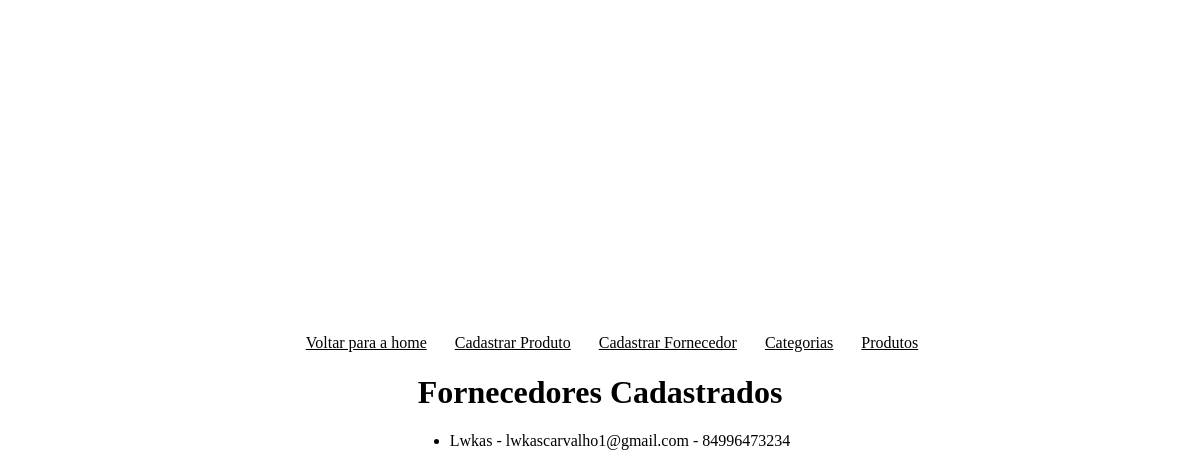
Page /loja/listar-fornecedores/ on the earlier database version.
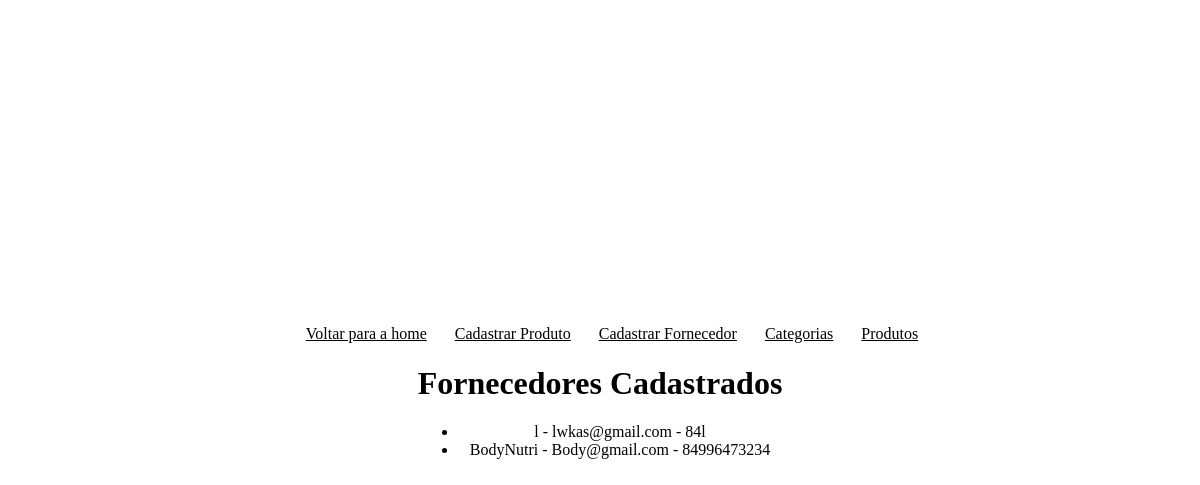
Same page on the later database version.
### loja/models.py (models this page shows, shortened)
class Fornecedor(models.Model):
    nome = models.CharField(max_length=100)
    email = models.EmailField()
    telefone = models.CharField(max_length=20)

### loja/views.py (the view)
# urls.py: path('listar-fornecedores/', FornecedorListView.as_view(), name='listar_fornecedores'),
class FornecedorListView(ListView):
    model = Fornecedor
    template_name = 'loja/listar_fornecedores.html'
    context_object_name = 'fornecedores'

### loja/templates/loja/listar_fornecedores.html (shortened to what this page needs)
{% load static %}
<!DOCTYPE html>
<html lang="pt-br">
<head>
    <link rel="stylesheet" href="{% static 'loja/css/geral.css' %}">
</head>
<body>
    <header>
        <a href="{% url 'home' %}">Voltar para a home</a>
        <a href="{% url 'cadastrar_produto' %}">Cadastrar Produto</a>
        <a href="{% url 'cadastrar_fornecedor' %}">Cadastrar Fornecedor</a>
        <a href="{% url 'listar_categorias' %}">Categorias</a>
        <a href="{% url 'listar_produtos' %}">Produtos</a>
    </header>
    <main>
        <h1>Fornecedores Cadastrados</h1>
        <ul>
            {% for fornecedor in fornecedores %}
            <li>{{ fornecedor.nome }} - {{ fornecedor.email }} - {{ fornecedor.telefone }}</li>
            {% endfor %}
        </ul>
    </main>
</body>
</html>

### loja/static/loja/css/geral.css (style rules this page uses)
body, html { display: flex; flex-direction: column; height: 100vh; width: 100vw; text-align: center; justify-content: center; align-items: center; margin: 0 auto; }
header a { color: black; margin-left: 24px; }

Differences in the rows shown:
changed Fornecedor: nome "Lwkas" → "l"; email "lwkascarvalho1@gmail.com" → "lwkas@gmail.com"; telefone "84996473234" → "84l"
added Fornecedor: nome "BodyNutri", email "Body@gmail.com", telefone "84996473234"
